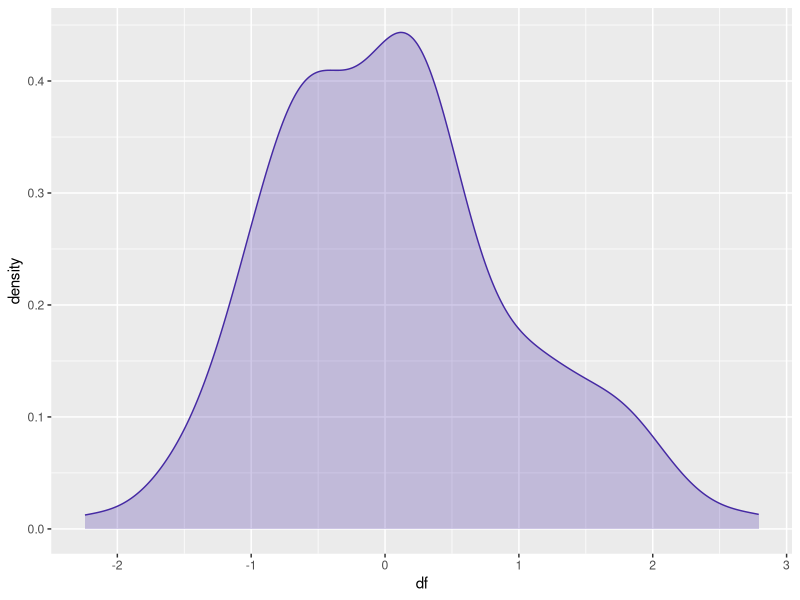

Here is the R script that generated this plot:
## ---- chunk 1
suppressPackageStartupMessages({
  library(tidyverse)})
## ---- chunk 2
norm_dist <- function(x, mu, sigma) {
  (1/(sigma*(2*pi)**(1/2)))*exp(-(((x - mu)**2)/(2*sigma**2)))
}
## ---- chunk 3
# Generate dataset
set.seed(2387)
df <- rnorm(n = 150, mean = 0, sd = 1)
## ---- chunk 4
ggplot(data_frame(df = df), aes(df)) + 
  geom_density(fill = "#4529A3", color = "#4529A3", alpha = 0.25)
## ---- chunk 5
# show function/s with all their attributes
df <- pnorm(c(-2.75, -1.25, 0, 1.25, 2.75))
## ---- chunk 6
# Visualize/print output
